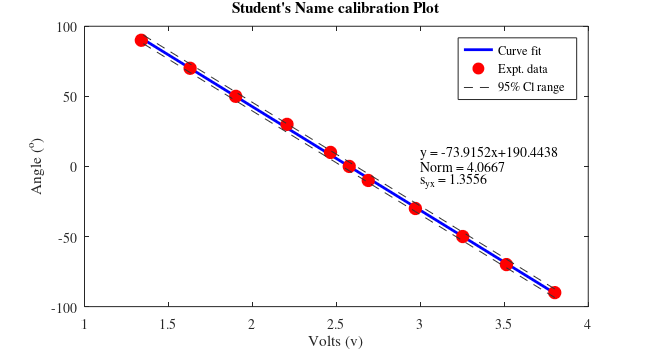
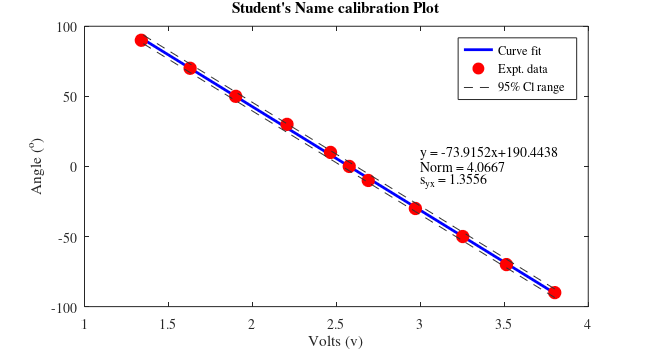

The MATLAB script that drew these images, in order:
% This is a generic program to generate calibration plot and provide slope
% and intercept data; This code can be used for calibration for other
% experiments too.
%%%%%%%%%%%%%%%%%%%%%%%%%%%%%%%%%%%%%%%%%%%%%%%
% Date: August 5th, 2020
% Dr. Vibhav Durgesh
% Rev 0.0
% This is a basic program to demonstrate the use of polyfit command and
% calculate norm and standard error of fit.
% User has to provide appropriate information - see beginning of code
%%%%%%%%%%%%%%%%%%%%%%%%%%%%%%%%%%%%%%%%%%%%%%%

clear all
close all
clc

%% User have to manually add information- change x, y, and t_nuP values as required.
x = [3.8005 3.5127 3.2527 2.9704 2.6897 2.5767 2.465 2.206 1.9007 1.6289 1.3384]; %Voltage Data
y = [-90 -70 -50 -30 -10 0 10 30 50 70 90]; %Angular Location of Pendulum
t_nuP= 2.262; %Value read from t-student's table
plotTitle = 'Student''s Name calibration Plot';
%% End of user information
[p,s] = polyfit (x,y,1); % Curve fitting with 1st order fit
xfit = x;% Generating x-data for curve fitting
yfit = polyval(p,xfit);
nu = s.df; % Getting degree of freedom for the curve fit 
norm = s.normr; % Getting the norm of the curve fitting
syx = norm/sqrt(nu);
%% Generating figure with specific size
figure(1)
set(gcf,'unit','inches','position',[0.50 0.50 6.50 3.50],...
    'defaultaxesfontsize',10,'defaultaxesfontname','times');
% Plotting data
plot(xfit,yfit,'b-','linewidth',2);hold on
plot(x,y,'ro','markersize',9,'markerfacecolor','r')
xlabel('Volts (v)')
ylabel('Angle (^{o})')
%% Adding 95% confidence level lines in the plot
y_cl_low = yfit - t_nuP*syx; % Using regression analysis
y_cl_up  = yfit + t_nuP*syx;
plot(xfit,y_cl_low,'--','color',[0.2 0.2 0.2], 'HandleVisibility','off');
plot(xfit,y_cl_up,'--','color',[0.2 0.2 0.2]);
%% Adding legend and title
legend('Curve fit','Expt. data','95% Cl range','location','Northeast')
title(plotTitle)
%% Adding text with relevant curvefitting information
text(3,10,sprintf('y = %3.4fx+%3.4f',p(1),p(2)),'Fontname','times')
text(3,0,sprintf('Norm = %3.4f',s.normr),'Fontname','times')
text(3,-10,sprintf('s_{yx} = %3.4f',syx),'Fontname','times')
%% Saving the files in png and pdf format
figName = ['../Figures/Student_Name_Exp02_Part1'];
set(gcf,'PaperPositionMode','auto')
print(figName,'-dpng','-r600')
set(gcf,'PaperUnits','inches','Units','inches');
figpos = get(gcf,'Position');
set(gcf,'Papersize',figpos(3:4),'Units','inches');
print(figName,'-dpdf')
